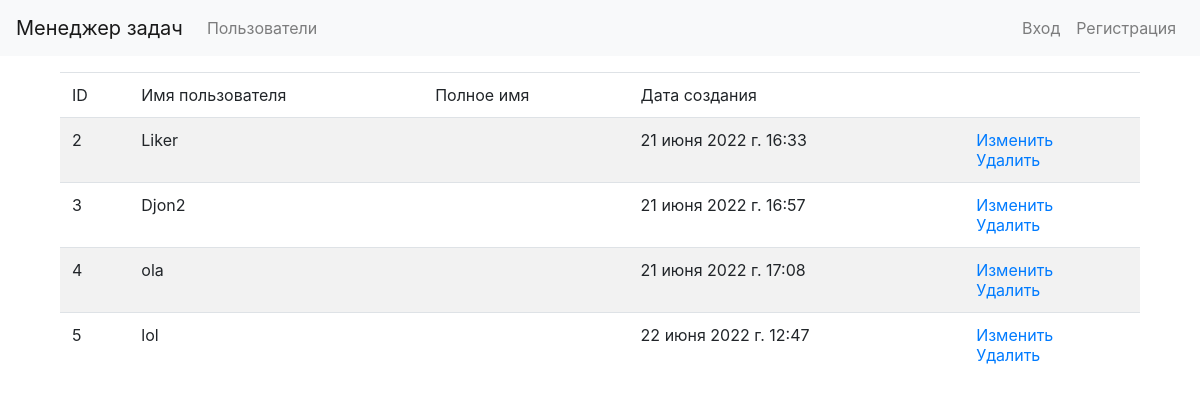
/users/, run on the app's committed database.
### task_manager/users/models.py (models this page shows, shortened)
class User(AbstractUser):
    class Meta:
        verbose_name = gettext_lazy('User')
        verbose_name_plural = gettext_lazy('Users')
        ordering = ['id']

### task_manager/users/views.py (the view)
# urls.py: path('', UserList.as_view(), name='list'),
class UserList(ListView):
    model = User
    template_name = USER
    context_object_name = 'users'
    def get_context_data(self, **kwargs):
        context = super().get_context_data(**kwargs)
        context[TITLE] = LIST_TITLE
        return context

### task_manager/templates/users.html (shortened to what this page needs)
{% extends 'base.html' %}
{% load i18n %}
{% block content %}
<div class="container wrapper">
    <table class="table table-striped">
        <thead>
            <tr>
                <td>ID</td>
                <td>{% translate "User name" %}</td>
                <td>{% translate "Full name" %}</td>
                <td>{% translate "Date of creation" %}</td>
                <td></td>
            </tr>
        </thead>
        <tbody>
            {% for user in users %}
            <tr>
                <td>{{ user.id }}</td>
                <td>{{ user.username }}</td>
                <td>{{ user.first_name }} {{ user.last_name }}</td>
                <td>{{ user.date_joined }}</td>
                <td>
                    <a href="{% url 'users:change' user.id %}">{% translate "Change" %}</a>
                    <br>
                    <a href="{% url 'users:delete' user.id %}">{% translate "Delete" %}</a>
                </td>
            </tr>
            {% endfor %}
        </tbody>
    </table>
</div>
{% endblock %}

### data on the page
User: id "2", username "Liker", date_joined "21 июня 2022 г. 16:33"
User: id "3", username "Djon2", date_joined "21 июня 2022 г. 16:57"
User: id "4", username "ola", date_joined "21 июня 2022 г. 17:08"
User: id "5", username "lol", date_joined "22 июня 2022 г. 12:47"
